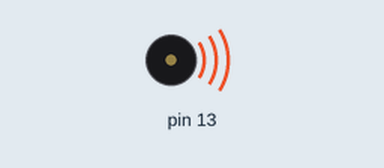
This sketch was run on a simulated Arduino Uno, built with avr-gcc and run on an emulated ATmega328P. Shown: buzzer (waves = sounding).

Above: at 0.2 s.
Timing chart, 0 to 8.8 s (numbered marks = the images above):
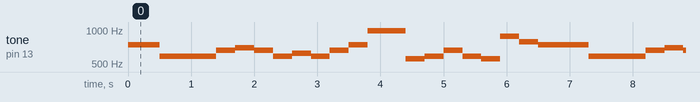

Measured:
- by itself, tone on pin 13: repeats every 6.8 s: 587 Hz 0.90 s, 659 Hz 0.30 s, 698 Hz 0.30 s, 659 Hz 0.30 s, 587 Hz 0.30 s, 622 Hz 0.30 s, 587 Hz 0.30 s, 659 Hz 0.30 s, 740 Hz 0.30 s, 988 Hz 0.60 s, 554 Hz 0.30 s, 587 Hz 0.30 s, 659 Hz 0.30 s, 587 Hz 0.30 s, 554 Hz 0.30 s, 880 Hz 0.30 s, 784 Hz 0.30 s, 740 Hz 0.80 s

The sketch:

jojo.ino
```cpp
 void setup()
{
  pinMode(13, OUTPUT);
}

void loop()
{
  tone(13, 740, 1000); // play tone 66 (F#5 = 740 Hz)
  delay(500);
  tone(13, 587, 1000); // play tone 62 (D5 = 587 Hz)
  delay(500);
  tone(13, 587, 1000); // play tone 62 (D5 = 587 Hz)
  delay(400);
  tone(13, 659, 1000); // play tone 64 (E5 = 659 Hz)
  delay(300);
  tone(13, 698, 1000); // play tone 65 (F5 = 698 Hz)
  delay(300);
  tone(13, 659, 1000); // play tone 64 (E5 = 659 Hz)
  delay(300);
  tone(13, 587, 1000); // play tone 62 (D5 = 587 Hz)
  delay(300);
  tone(13, 622, 1000); // play tone 63 (D#5 = 622 Hz)
  delay(300);
  tone(13, 587, 1000); // play tone 62 (D5 = 587 Hz)
  delay(300);
  tone(13, 659, 1000); // play tone 64 (E5 = 659 Hz)
  delay(300);
  tone(13, 740, 1000); // play tone 66 (F#5 = 740 Hz)
  delay(300);
  tone(13, 988, 1000); // play tone 71 (B5 = 988 Hz)
  delay(300);
  tone(13, 988, 1000); // play tone 71 (B5 = 988 Hz)
  delay(300);
  tone(13, 554, 1000); // play tone 61 (C#5 = 554 Hz)
  delay(300);
  tone(13, 587, 1000); // play tone 62 (D5 = 587 Hz)
  delay(300);
  tone(13, 659, 1000); // play tone 64 (E5 = 659 Hz)
  delay(300);
  tone(13, 587, 1000); // play tone 62 (D5 = 587 Hz)
  delay(300);
  tone(13, 554, 1000); // play tone 61 (C#5 = 554 Hz)
  delay(300);
  tone(13, 880, 1000); // play tone 69 (A5 = 880 Hz)
  delay(300);
  tone(13, 784, 1000); // play tone 67 (G5 = 784 Hz)
  delay(300);
  tone(13, 740, 1000); // play tone 66 (F#5 = 740 Hz)
  delay(300);
}
```
